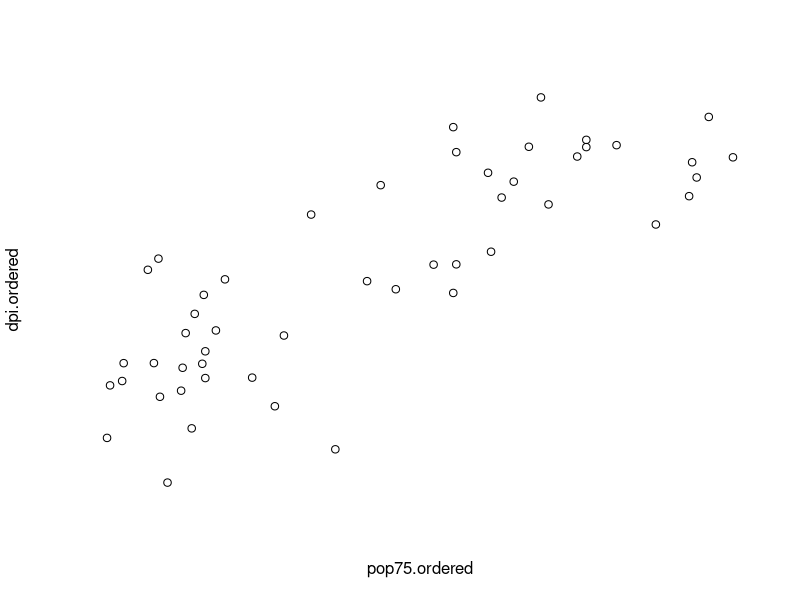

Recreate this plot in R.
ord = order( 
  LifeCycleSavings$pop75
)
pop75.ordered = LifeCycleSavings$pop75[ ord ]
dpi.ordered = LifeCycleSavings$dpi[ ord ]

#open an empty plotting window (with no x and(or) y).
  
plot.new()
print(
  axTicks( 
    2, 
    axp=c( 20, 50, 6 ) 
    )
  )
print(
  axTicks( 
    2, 
    usr=c( 20, 50 ) 
    )
  )
print(
  axTicks( 
    2, 
    axp=c( 20, 50, 6 ), 
    usr=c( 20, 50 ) 
    )
  )
print(
  axTicks( 
    2, 
    axp=c( 20, 5000, 3 ), 
    log=TRUE, 
    nintLog=8 
    )
  )
#axTicks( 2, usr=c( 0.6, 3.8 ), log=TRUE, nintLog=8 )
print(
  axTicks( 
    2, 
    axp=c( 20, 5000, 3 ), 
    usr=c( 0.6, 3.8 ), 
    log=TRUE, 
    nintLog=8 
    )
  )

# open a plotting window with a log scale on the y axis
  
plot( 
  pop75.ordered, 
  dpi.ordered, 
  axes=FALSE, 
  log="y" 
  )

# the y axis

10^c( 0.6, 3.8 )

print(
  axTicks( 
    2 
    )
  )
print(
  axTicks( 
    2, 
    axp=c( 20, 5000, 3 ), 
    log=TRUE, 
    nintLog=8 
    )
  )
print(
  axTicks( 
    2, 
    usr=c( 0.6, 3.8 ), 
    log=TRUE, 
    nintLog=8 
    )
  )
print(
  axTicks( 
    2, 
    axp=c( 20, 5000, 3 ), 
    usr=c( 0.6, 3.8 ), 
    log=TRUE, 
    nintLog=8 
    )
  )

# the x axis
  
print( 
  axTicks( 
    1 
    )
  )
print(
  axTicks( 
    1, 
    axp=c( 0, 5, 5 ) 
    )
  )
print(
  axTicks( 
    1, 
    usr=c( 0, 5 ) 
    )
  )
print(
  axTicks( 
    1, 
    axp=c( 0, 5, 5 ), 
    usr=c( 0, 5 ) 
    )
  )
